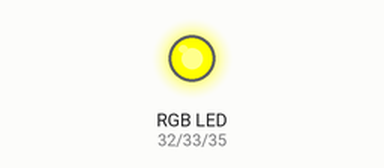
This program was run on a simulated Raspberry Pi (header pin numbers). On the bench: an RGB LED mixed from three pins (HIGH = lit). Threads take turns every 2 ms. At 13.0 s the program stops and its outputs stay as they are.

Above: at 0.1 s.
At 2.1 s:
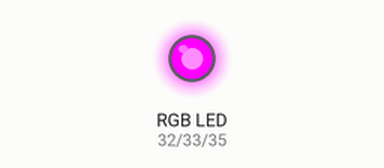
At 4.76 s:
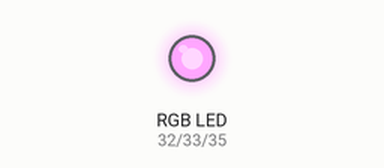
At 6.33 s:
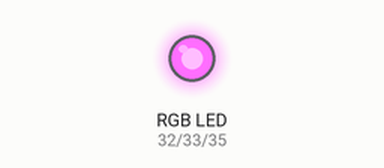
At 7.53 s:
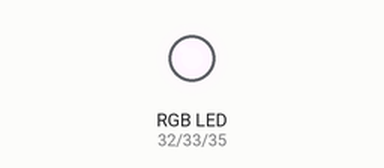
At 13.0 s:
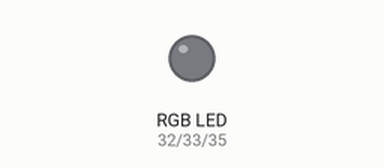
Timing chart, 0 to 14.5 s (numbered marks = the images above):
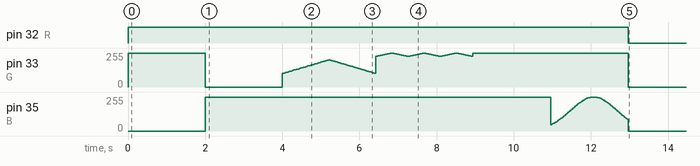

Measured:
- by itself, pin 32 (R): HIGH → LOW at 13.0 s

The program:

leds.py
```python
import time
import threading
import RPi.GPIO as GPIO
from .controls import LEDController
import atexit

R = 32
G = 33
B = 35

PINS = [R,G,B]

def ledMaster(l):
    time.sleep(1)
    l.set('full_blue')
    while True:
        time.sleep(1)


def main():
    try:
        #GPIO.setmode(GPIO.BOARD)

        #time.sleep(2)
        #GPIO.setup(PINS, GPIO.OUT, initial=GPIO.HIGH)
        ledController = LEDController(PINS)
        #t = threading.Thread(target=ledMaster, args=(ledController,))
        # t.daemon = True
        # t.start()
        #ledController.cleanup()

        ledController.set('full_blue')
        time.sleep(2)
        ledController.set('full_green')
        time.sleep(2)
        ledController.set('slow_green')
        time.sleep(2)
        ledController.set('fast_green')
        time.sleep(2)
        ledController.set('fast_blue')
        time.sleep(2)
        ledController.set('slow_blue')
        time.sleep(2)


    except KeyboardInterrupt:
        pass
    finally:
        ledController.cleanup()
        #ledController.cleanup()


if __name__ == '__main__':
    main()
```

controls.py
```python
import threading
import RPi.GPIO as GPIO
from .basiccurves import gaussian_flash, log_flash, linear_flash, dynamic_sinusoidal_transition, full
import atexit

R = 32
G = 33
B = 35
PINS = [R,G,B]


def getLedController():
    return LEDController(PINS)

class LEDController:
    def __init__(self, pins):
        # Initialize the pins for R, G, B
        self.PINS=pins
        GPIO.setmode(GPIO.BOARD)
        GPIO.setup(self.PINS, GPIO.OUT, initial=GPIO.HIGH)
        self.R, self.G, self.B = pins
        self.r = GPIO.PWM(self.R, 300)
        self.g = GPIO.PWM(self.G, 300)
        self.b = GPIO.PWM(self.B, 300)
        self.methods = {
            'full_green': self.full_green,
            'full_blue': self.full_blue,
            'slow_blue': self.slow_blue,
            'fast_blue': self.fast_blue,
            'slow_green': self.slow_green,
            'fast_green': self.fast_green
        }

        self.current_method = None
        self.lock = threading.Lock()
        #self.set('slow_green')

    def run_method(self, method_name):
        with self.lock:
        # Stop the current method if any
            if self.current_method:
                self.current_method.stop()
                self.current_method.join()

            # Start the new method
            method = self.methods.get(method_name)
            if method:
                self.current_method = method()

    def stop(self):
        method = self.current_method
        if method:
            method.stop()
            method.join()

    def set(self, method_name):
        self.run_method(method_name)


    def initialize_gpio(self):
        GPIO.setmode(GPIO.BOARD)
        GPIO.setup(self.PINS, GPIO.OUT, initial=GPIO.HIGH)
        GPIO.output(PINS, GPIO.HIGH)

    def cleanup(self):
        self.set(None)
        GPIO.output(PINS, GPIO.HIGH)
        GPIO.cleanup()

    def off(self):
        for c in self.PINS:
            GPIO.output(c, GPIO.HIGH)

    def full_green(self):
        return full(self.g)
    def full_blue(self):
        return full(self.b)

    def slow_blue(self):
        speed = 0.02
        step = 1
        return gaussian_flash(self.b, speed, step, 100, 55, 30)

    def fast_blue(self):
        speed = 0.002
        step = 1
        return log_flash(self.b, speed, step, 1)

    def fast_green(self):
        speed = 0.0004
        step = 10
        min = 90
        max = 100
        return linear_flash(self.g,speed, step, min, max)

    def slow_green(self):
        min_dc = 40       # Minimum duty cycle
        max_dc = 80       # Maximum duty cycle
        L = 80            # Amplitude of the sinusoidal wave
        b = 0             # Phase shift
        c = 180           # Period of the wave
        base_speed = 0.03 # Base speed
        return dynamic_sinusoidal_transition(self.g, min_dc, max_dc, L, b, c, base_speed)
```

basiccurves.py
```python
import RPi.GPIO as GPIO
import time
import math

from .threadwrapper import stoppable


def initialize_gpio(PINS):
    GPIO.setmode(GPIO.BOARD)
    GPIO.setup(PINS, GPIO.OUT, initial=GPIO.HIGH)

@stoppable
def full(p,stop):
    p.start(0)
    while not stop():
        time.sleep(1)
    p.ChangeDutyCycle(100)

@stoppable
def linear_flash(p, speed, step, min_dc, max_dc, stop):
    # Ensure min and max duty cycles are within the 0 to 100 range
    min_dc = max(0, min(min_dc, 100))
    max_dc = max(min_dc, min(max_dc, 100))

    p.start(0)

    current_dc = min_dc
    while not stop():
        # Gradually change the duty cycle
        while current_dc < max_dc:
            p.ChangeDutyCycle(current_dc)
            time.sleep(speed)
            current_dc += step * 0.001
            current_dc = min(current_dc, max_dc)  # Ensure not exceeding max_dc

        while current_dc > min_dc:
            p.ChangeDutyCycle(current_dc)
            time.sleep(speed)
            current_dc -= step * 0.001
            current_dc = max(current_dc, min_dc)  # Ensure not going below min_dc
    p.ChangeDutyCycle(100)


def log_scale(value, min_val, max_val, min_out, max_out):
    """Scale value logarithmically from min_val-max_val to min_out-max_out."""
    log_min = math.log(min_val)
    log_max = math.log(max_val)
    scale = (log_max - log_min) / (max_out - min_out)
    return min_out + (math.log(value) - log_min) / scale

@stoppable
def log_flash(p, speed, step, min, stop):
    p.start(0)

    min_val, max_val = min, 100  # Logarithmic range

    while not stop():
        # Increasing brightness
        for i in range(0, 99, step):
            dutyCycle = log_scale(i + min_val, min_val, max_val, 0, 99)
            p.ChangeDutyCycle(dutyCycle)
            time.sleep(speed)

        # Decreasing brightness
        for i in range(101, -1, -step):
            dutyCycle = log_scale(i + min_val, min_val, max_val, 0, 99)
            p.ChangeDutyCycle(dutyCycle)
            time.sleep(speed)
    p.ChangeDutyCycle(100)

def gaussian(x, a, b, c):
    """Gaussian function for smooth transitions.

    Args:
    x (float): The input value for which to calculate the output.
    a (float): The peak height of the Gaussian curve. Determines the maximum duty cycle.
    b (float): The position of the center of the peak. Determines the midpoint of the transition.
    c (float): Controls the width of the bell. A smaller c means a narrower peak and steeper edges.

    Returns:
    float: The calculated duty cycle based on the Gaussian function.
    """
    return a * math.exp(-((x - b) ** 2) / (2 * c ** 2))

@stoppable
def gaussian_flash(p, speed, step,a,b,c, stop):
    # Parameters for the Gaussian function
    # a: Peak height of the Gaussian curve (maximum duty cycle)
    # b: Center position of the peak (midpoint of the transition)
    # c: Width of the bell (controls the steepness of transition)

    p.start(0)

    while not stop():
        # Increasing brightness
        for i in range(0, 100, step):
            dutyCycle = gaussian(i, a, b, c)
            p.ChangeDutyCycle(dutyCycle)
            time.sleep(speed)

        # Decreasing brightness
        for i in range(101, -1, step):
            dutyCycle = gaussian(i, a, b, c)
            p.ChangeDutyCycle(int(dutyCycle/1000))
            time.sleep(speed)
    p.ChangeDutyCycle(100)

def sinusoidal(x, L, b, c):
    """ Sinusoidal function for smooth transitions. """
    return L / 2 * (1 + math.sin((x - b) * 2 * math.pi / c))

def sinusoidal_derivative(x, L, b, c):
    """ Derivative of the sinusoidal function to determine the rate of change. """
    return L / 2 * math.cos((x - b) * 2 * math.pi / c) * 2 * math.pi / c

@stoppable
def dynamic_sinusoidal_transition(p, min_dc, max_dc, L, b, c, base_speed, stop):
    p.start(0)
    current_dc = min_dc
    target_dc = max_dc
    step = 0.01  # Initial step size

    while not stop():
        while current_dc < target_dc:
            rate_of_change = abs(sinusoidal_derivative(current_dc, L, b, c))
            step = max(0.01, min(1 / (rate_of_change + 1e-6), 1))  # Adjust step size based on rate of change
            speed = base_speed * step
            p.ChangeDutyCycle(current_dc)
            time.sleep(speed)
            current_dc += step
            current_dc = min(current_dc, target_dc)

        while current_dc > min_dc:
            rate_of_change = abs(sinusoidal_derivative(current_dc, L, b, c))
            step = max(0.01, min(1 / (rate_of_change + 1e-6), 1))
            speed = base_speed * step
            p.ChangeDutyCycle(current_dc)
            time.sleep(speed)
            current_dc -= step
            current_dc = max(current_dc, min_dc)

        target_dc, min_dc = min_dc, target_dc

    p.ChangeDutyCycle(100)
```

threadwrapper.py
```python
import threading
import functools
import time

def stoppable(func):
    @functools.wraps(func)
    def wrapper(*args, **kwargs):
        stop_event = threading.Event()
        def stop():
            return stop_event.is_set()

        # Insert the 'stop' function into the keyword arguments
        kwargs['stop'] = stop

        # Create and start the thread
        thread = threading.Thread(target=func, args=args, kwargs=kwargs)
        thread.stop = stop_event.set  # Add a stop method to the thread
        thread.start()
        return thread

    return wrapper

# Example usage with additional arguments
# @stoppable
# def my_function(arg1, arg2, stop):
#     while not stop():
#         print(f"Function is running with arguments: {arg1}, {arg2}")
#         time.sleep(1)
#     print("Function is stopping")

# # Start the function in a thread with additional arguments
# thread = my_function("Hello", "World")

# # Stop the function after some time
# time.sleep(5)
# thread.stop()
# thread.join()
# print("Thread has stopped")
```
